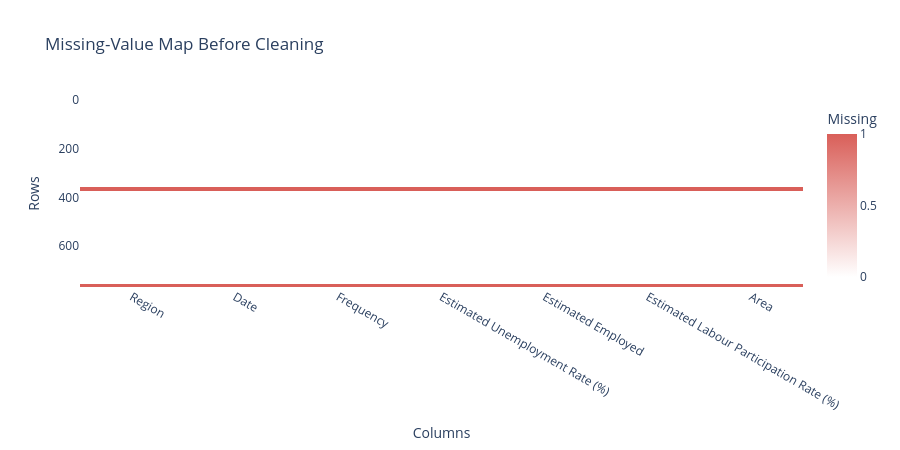

Notebook code for this chart:
### Markdown cell above
### Missing Values Before Cleaning

This heatmap gives us a quick visual look at the missing values in the dataset.

### Code cell
fig = px.imshow(
    df.isna().astype(int),
    aspect="auto",
    color_continuous_scale=["white", "#d95f59"],
    labels={"x": "Columns", "y": "Rows", "color": "Missing"},
    title="Missing-Value Map Before Cleaning")
fig.update_layout(height=450)
fig.show()

### Figure 1 — Plotly figure (JSON) as saved in the notebook; plotly's stock layout.template omitted (floating-point values rounded to 4 significant figures; data arrays with more than 128 entries replaced by an {"elided": "..."} marker saying what was removed)
{"data": [{"coloraxis": "coloraxis", "hovertemplate": "Columns: %{x}<br>Rows: %{y}<br>Missing: %{z}<extra></extra>", "name": "0", "type": "heatmap", "x": ["Region", "Date", "Frequency", "Estimated Unemployment Rate (%)", "Estimated Employed", "Estimated Labour Participation Rate (%)", "Area"], "xaxis": "x", "y": {"elided": "768 int values"}, "yaxis": "y", "z": {"elided": "768x7 int values"}}], "layout": {"coloraxis": {"autocolorscale": false, "colorbar": {"title": {"text": "Missing"}}, "colorscale": [[0, "white"], [1, "#d95f59"]]}, "height": 450, "title": {"text": "Missing-Value Map Before Cleaning"}, "xaxis": {"anchor": "y", "domain": [0, 1], "title": {"text": "Columns"}}, "yaxis": {"anchor": "x", "autorange": "reversed", "domain": [0, 1], "title": {"text": "Rows"}}}}
